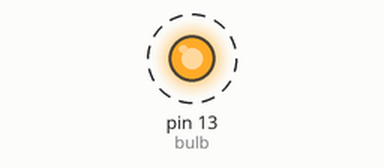
This sketch was run on a simulated Arduino Uno, built with avr-gcc and run on an emulated ATmega328P. Shown: output pins drawn as LEDs (lit = HIGH). Dashed ring = blinking.

Above: at 0.05 s.
Timing chart, 0 to 3.0 s (numbered marks = the images above):
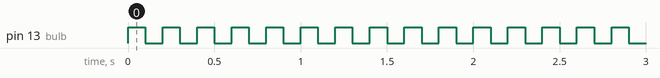

The sketch:

led.ino
```cpp
const int bulb = 13;
void setup() {
  // put your setup code here, to run once:

pinMode(bulb, OUTPUT);
}

void loop() {
  // put your main code here, to run repeatedly:
  digitalWrite(bulb,HIGH);
  delay(100);
  digitalWrite(bulb, LOW);
  delay(100);


}
```

Measured:
- by itself, pin 13 (bulb): alternates HIGH for 0.10 s and LOW for 0.10 s
